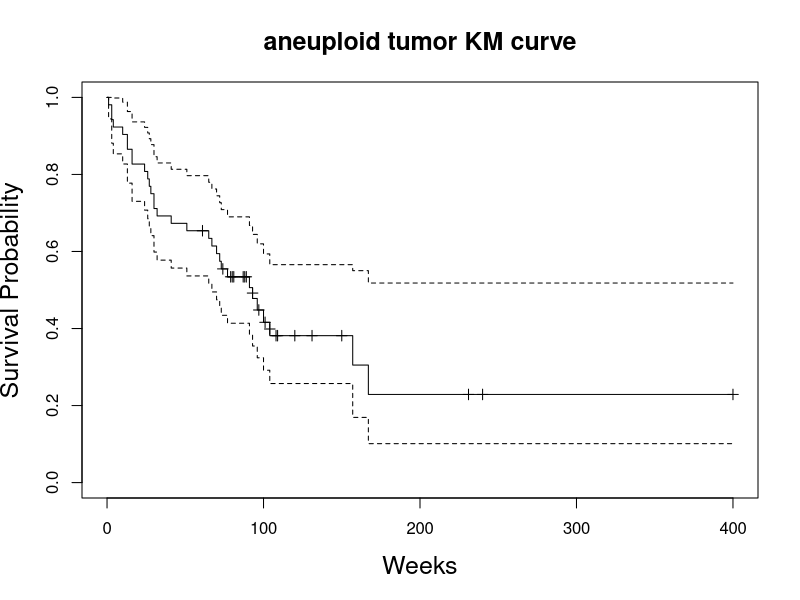
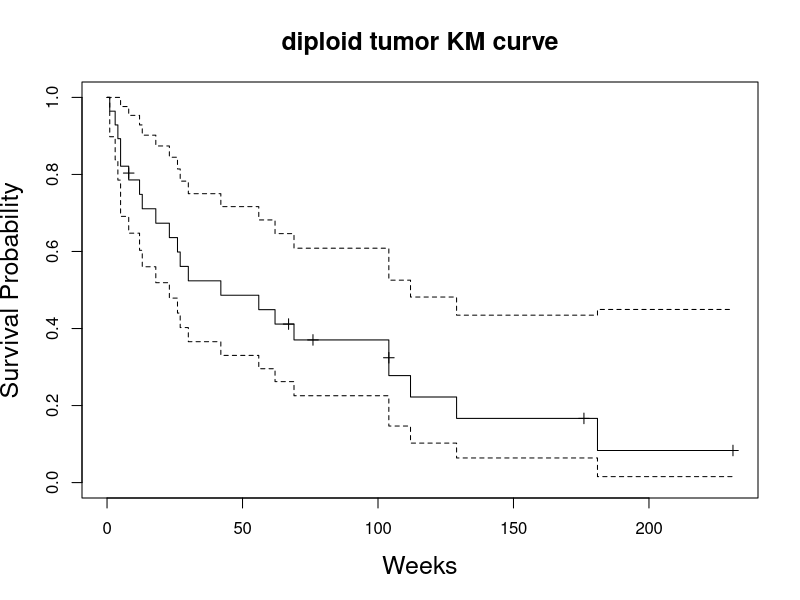

These charts were generated, in order, by the following R code:
## ---- chunk 1
library(dplyr)
## ---- chunk 2
library(KMsurv)
library(survival)
data(tongue)
## ---- chunk 3
# km_aneuploid
aneuploid = tongue %>% filter(type == 1) %>% mutate(survt = Surv(time, delta, type = "right"))
KM_aneuploid = survfit(Surv(time, delta) ~ 1, data = aneuploid, conf.type = "log")
plot(KM_aneuploid, conf.int = TRUE, mark.time = TRUE, xlab = "Weeks", ylab = "Survival Probability", main = "aneuploid tumor KM curve", cex.lab = 1.5, cex.main = 1.5)
## ---- chunk 4
# km_diploid
diploid = tongue %>% filter(type == 2) %>% mutate(survt = Surv(time, delta, type = "right"))
KM_diploid = survfit(Surv(time, delta) ~ 1, data = diploid, conf.type = "log")
plot(KM_diploid, conf.int = TRUE, mark.time = TRUE, xlab = "Weeks", ylab = "Survival Probability", main = "diploid tumor KM curve", cex.lab = 1.5, cex.main = 1.5)
## ---- chunk 5
summary(KM_aneuploid, time = c(52))
summary(KM_diploid, time = c(52))
